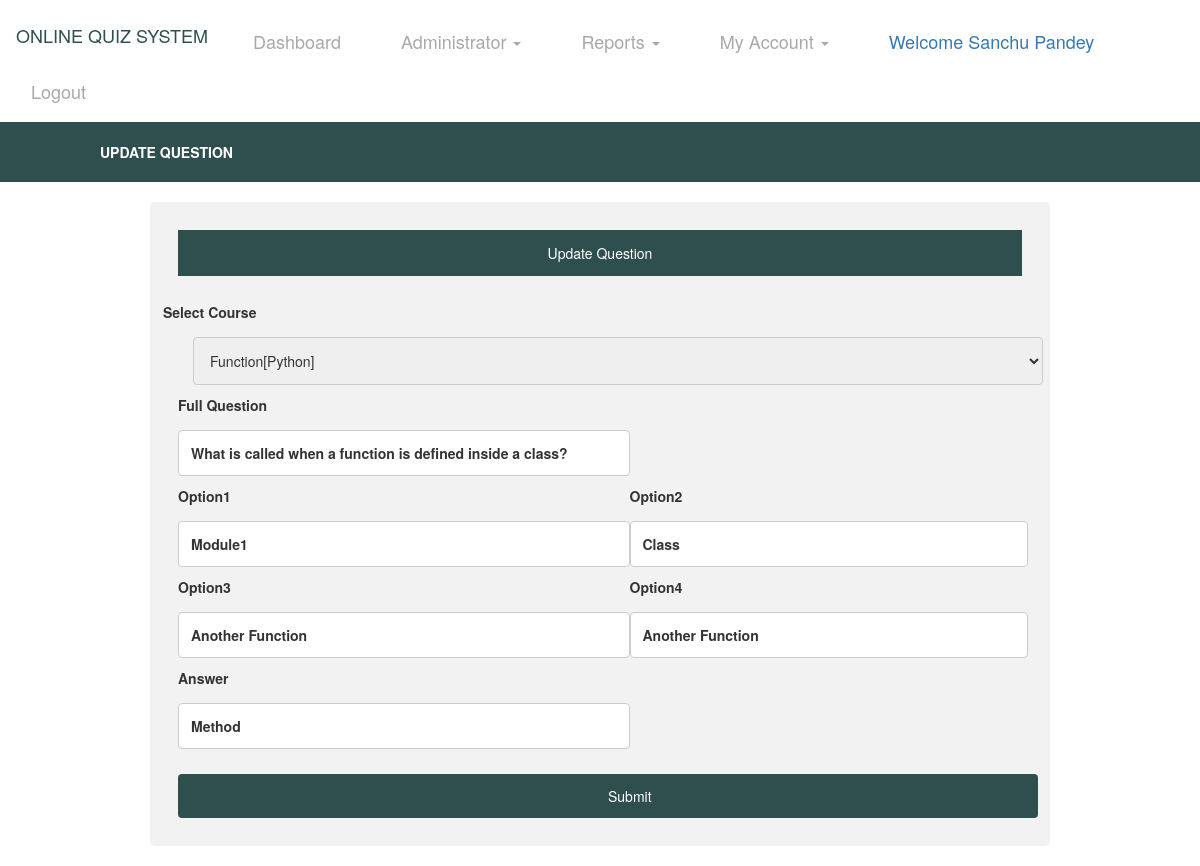
Screenshot of /editquestion/1 (signed in) with the database file from the repository.
### Quiz/models.py (models this page shows, shortened)
class Question(models.Model):
    topic = models.ForeignKey(Topic, on_delete=models.CASCADE, null=True)
    question = models.CharField(max_length=200, null=True)
    option1 = models.CharField(max_length=30, null=True)
    option2 = models.CharField(max_length=30, null=True)
    option3 = models.CharField(max_length=30, null=True)
    option4 = models.CharField(max_length=30, null=True)
    answer = models.CharField(max_length=30, null=True)

### Quiz/views.py (the view, shortened to what this page needs)
# urls.py: path('editquestion/<int:pid>',EditQuestion, name='editquestion'),
def EditQuestion(request,pid):
    if not request.user.is_authenticated:
        return redirect('tutorlogin')
    topic1 = Topic.objects.all()
    course1 = Course.objects.all()
    data = Question.objects.get(id=pid)
    d = {'data':data,'course1':course1,'topic1':topic1}
    return render(request, 'editquestion.html',d)

### Quiz/templates/editquestion.html (shortened to what this page needs)
{% extends 'base2.html' %}
{% load static %}
{% block body %}
<div style="background-color:DarkSlateGrey;padding:20px">
        <table width="1000" align="center">
    <tr><th style="color:white">UPDATE QUESTION</th>
    </tr>
</table>
</div>
<div class="container">
<p>Update Question</p>
<table width="850">
  <form action="" method="post">
      <div class="row">
    <div class="col-25">
        <label for="select Course">Select Course</label></div>
    <div class="col-100">
    <select     id="select topic" name="topic" style="width:850px;margin-left:30px">
        {% for i in topic1 %}
        {% ifequal i.topic data.topic.topic %}
      <option value="{{i.topic}}" selected>{{i.topic}}[{{i.course.course_name}}]</option>
        {% else %}
        <option value="{{i.topic}}">{{i.topic}}[{{i.course.course_name}}]</option>
        {% endifequal %}
        {% endfor %}
    </select>
    </div>
  </div>
    <tr>
    <th><label for="fullquestion">Full Question</label>
    <input type="text" id="fullQuetion" name="fullQuestion" value="{{data.question}}"></th>
</tr>
<tr>
    <th><label for="option1">Option1</label>
    <input type="text" id="option1" name="option1" value="{{data.option1}}"></th>
    <th><label for="option2">Option2</label>
    <input type="text" id="option2" name="option2" value="{{data.option2}}"></th>
 </tr>
 <tr>
    <th><label for="option3">Option3</label>
    <input type="text" id="option3" name="option3" value="{{data.option3}}"></th>
    <th><label for="option4">Option4</label>
    <input type="text" id="option4" name="option4" value="{{data.option4}}"></th>
 </tr>
  <tr>
    <th><label for="answer">Answer</label>
    <input type="text" id="answer" name="answer" value="{{data.answer}}"></th>
</tr>
      </table>
    <input type="submit" value="Submit">
</div>
{% endblock %}

### Quiz/templates/base2.html (shortened to what this page needs)
<!DOCTYPE html>
<html lang="en">
<head>
    {% load static %}
  <link rel="stylesheet" href="https://maxcdn.bootstrapcdn.com/bootstrap/3.4.0/css/bootstrap.min.css">
  <link rel = stylesheet href = "//cdn.datatables.net/1.10.19/css/jquery.dataTables.min.css">
</head>
<body>
<nav class="navbar navbar-expand-sm bg-info navbar-dark" style="background-color:white">
    <ul class="nav navbar-nav">
      <li class="navbar-brand" style="color:DarkSlateGrey"><h4>ONLINE QUIZ SYSTEM</h4></li>
            <li class="navbar-brand"><a href="{% url 'userdashboard' %}" style="color:darkgrey">Dashboard</a></li>
      <li class="navbar-brand"><a class="dropdown-toggle" data-toggle="dropdown" href="#" style="color:darkgrey;bottom-padding:18px">Administrator  <span class="caret"></span></a>
      </li>
      <li class="navbar-brand"><a class="dropdown-toggle" data-toggle="dropdown" href="#" style="color:darkgrey;bottom-padding:18px">Reports  <span class="caret"></span></a>
      </li>
      <li class="navbar-brand"><a class="dropdown-toggle" data-toggle="dropdown" href="#" style="color:darkgrey;bottom-padding:18px">My Account  <span class="caret"></span></a>
      </li>
        <li class="navbar-brand"> <a href="#" style="color:Black margin-top:25px">Welcome {{request.user.first_name}} {{request.user.last_name}}</a></li>
        <li class="navbar-brand"><a href="{% url 'logout' %}" style="color:darkgrey">Logout</a></li>
    </ul>
</nav>
{% block body %}
{% endblock %}
</body>
</html>

### Quiz/templates/base2.html (style rules this page uses)
input[type=submit] { background-color: DarkSlateGrey; border: none; color: darkgrey; text-decoration: none; cursor: pointer; }

### Quiz/templates/editquestion.html (style rules this page uses)
* { box-sizing: border-box; }
p { background-color:DarkSlateGray ; padding:13px; color:white; text-align:center }
input[type=text], select, textarea { width: 100%; padding: 12px; border: 1px solid #ccc; border-radius: 4px; resize: vertical; }
label { padding: 10px 12px 10px 0; display: inline-block; }
input[type=submit] { width:100%; background-color:DarkSlateGray ; color: white; padding:12px 430px; border: none; border-radius: 4px; cursor: pointer; float:center; margin-top: 25px; }
.container { margin-top:20px; margin-bottom:20px; width:900px; float:center; border-radius: 5px; background-color: #f2f2f2; padding: 28px; }
.col-25 { float: left; width: 25%; margin-top: 6px; }
.row:after { content: ""; display: table; clear: both; }

### rows the page displays
Question: fullQuestion "What is called when a function is defined inside a class?", option1 "Module1", option2 "Class", option3 "Another Function", option4 "Another Function", answer "Method"

### other values shown
{{ request.user.first_name }} "Sanchu"
{{ request.user.last_name }} "Pandey"
form field topic "Function[Python]"
